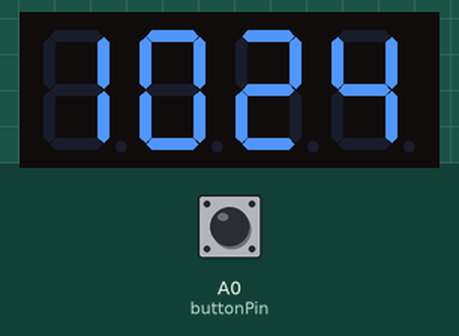
A sketch run on a simulated Arduino Uno, built with avr-gcc and run on an emulated ATmega328P. On the bench: 4-digit seven-segment display. Inputs (shaded band) come from the test bench; at power-on: A0 (buttonPin) HIGH. The local clock reads 2024-03-15 10:24:30 at power-on unless the sketch sets it.

Above: at 1.3 s.
1.4 s: A0 (buttonPin) pulled LOW for 0.6 s
At 2.4 s:
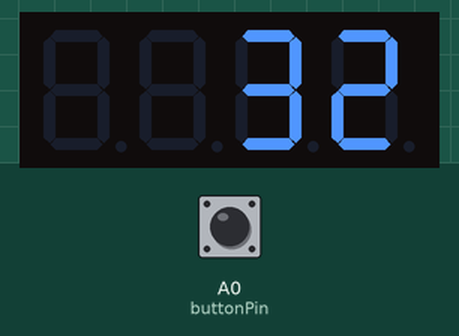
At 3.4 s:
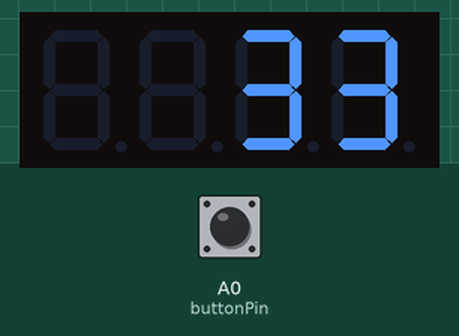
Timing chart, 0 to 4.9 s (numbered marks = the images above; inputs shaded):
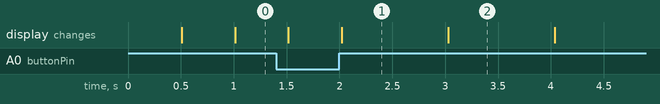

Measured:
- after the input at 1.4 s, the display: first changes after 0.12 s (image 1 shows a later state)
- what the display in image 1 shows lasts 1.0 s, from 2.0 s to 3.0 s

The sketch:

ch_06_7_seg_clock.ino
```cpp
// Chapter 6. 7 segment Clock

#include <Wire.h>
#include <RTClib.h>
#include <Adafruit_LEDBackpack.h>
#include <Adafruit_GFX.h>

int buttonPin = A0;

RTC_DS1307 RTC;
Adafruit_7segment display = Adafruit_7segment();

boolean showSeconds = false;

void setup()
{
  pinMode(buttonPin, INPUT_PULLUP);
  Wire.begin();
  if (! RTC.isrunning() || digitalRead(buttonPin) == LOW)
  {
    RTC.adjust(DateTime(__DATE__, __TIME__));
  }
  display.begin(0x70);
}

void loop()
{
  if (digitalRead(buttonPin) == LOW)
  {
    showSeconds = ! showSeconds;
  }
  if (showSeconds)
  {
    displaySeconds();
  }
  else
  {
    displayTime();
  }
}

void displayTime()
{
  static boolean colonState;
  DateTime now = RTC.now();
  int h = now.hour();
  int m = now.minute();
  display.print(h * 100 + m);
  display.drawColon(colonState);
  colonState = ! colonState;
  display.writeDisplay();
  delay(500);
}

void displaySeconds()
{
  DateTime now = RTC.now();
  int s = now.second();
  display.clear();
  display.writeDigitNum(3, s / 10);
  display.writeDigitNum(4, s % 10);
  display.writeDisplay();
  delay(500);
}
```
